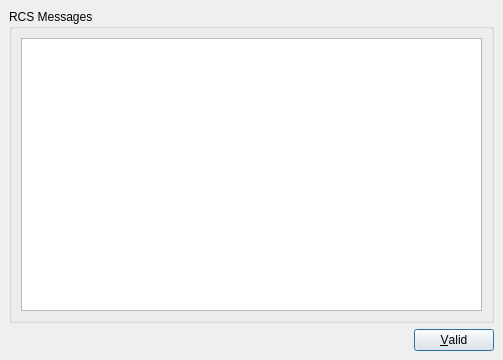
<ui version="4.0" >
 <class>CommitMessageDialog</class>
 <widget class="QDialog" name="CommitMessageDialog" >
  <property name="geometry" >
   <rect>
    <x>0</x>
    <y>0</y>
    <width>503</width>
    <height>360</height>
   </rect>
  </property>
  <property name="windowTitle" >
   <string>Commit messages</string>
  </property>
  <layout class="QVBoxLayout" >
   <property name="margin" >
    <number>9</number>
   </property>
   <property name="spacing" >
    <number>6</number>
   </property>
   <item>
    <widget class="QGroupBox" name="groupBox" >
     <property name="title" >
      <string>RCS Messages</string>
     </property>
     <layout class="QGridLayout" >
      <property name="margin" >
       <number>9</number>
      </property>
      <property name="spacing" >
       <number>6</number>
      </property>
      <item row="0" column="0" >
       <widget class="QTextEdit" name="m_textEditMessages" />
      </item>
     </layout>
    </widget>
   </item>
   <item>
    <layout class="QHBoxLayout" >
     <property name="margin" >
      <number>0</number>
     </property>
     <property name="spacing" >
      <number>6</number>
     </property>
     <item>
      <spacer>
       <property name="orientation" >
        <enum>Qt::Horizontal</enum>
       </property>
       <property name="sizeHint" >
        <size>
         <width>321</width>
         <height>20</height>
        </size>
       </property>
      </spacer>
     </item>
     <item>
      <widget class="QPushButton" name="m_validButton" >
       <property name="text" >
        <string>&amp;Valid</string>
       </property>
       <property name="icon" >
        <iconset resource="../images/application.qrc" >:/button_ok.png</iconset>
       </property>
      </widget>
     </item>
    </layout>
   </item>
  </layout>
 </widget>
 <resources/>
 <connections>
  <connection>
   <sender>m_validButton</sender>
   <signal>clicked()</signal>
   <receiver>CommitMessageDialog</receiver>
   <slot>accept()</slot>
   <hints>
    <hint type="sourcelabel" >
     <x>442</x>
     <y>333</y>
    </hint>
    <hint type="destinationlabel" >
     <x>377</x>
     <y>339</y>
    </hint>
   </hints>
  </connection>
 </connections>
</ui>
